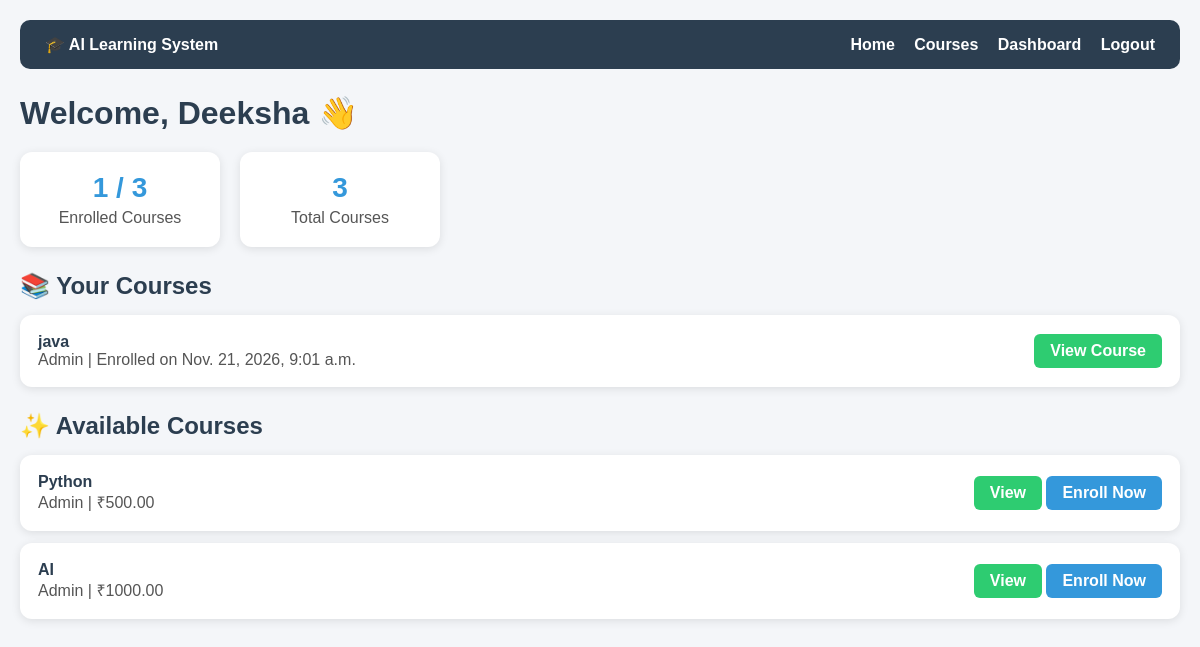
The app's page /dashboard/ (signed in) with its own data.
### learning/models.py (models this page shows, shortened)
class Enrollment(models.Model):
    student = models.ForeignKey(User, on_delete=models.CASCADE, related_name="enrollments", null=True)
    course = models.ForeignKey(Course, on_delete=models.CASCADE, related_name="enrollments", null=True)
    enrolled_at = models.DateTimeField(auto_now_add=True, null=True)
    class Meta:
        unique_together = ('student', 'course')

class Course(models.Model):
    title = models.CharField(max_length=200)
    description = models.TextField()
    instructor = models.CharField(max_length=100, default="Admin")
    price = models.DecimalField(max_digits=8, decimal_places=2, default=0)
    is_published = models.BooleanField(default=True)
    created_at = models.DateTimeField(auto_now_add=True, null=True)

### learning/views.py (the view)
# urls.py: path('dashboard/', views.dashboard_view, name='dashboard'),
@login_required
def dashboard_view(request):
    enrollments = Enrollment.objects.filter(student=request.user)
    enrolled_ids = enrollments.values_list('course__id', flat=True)
    all_courses = Course.objects.filter(is_published=True)
    available_courses = all_courses.exclude(id__in=enrolled_ids)
    return render(request, 'dashboard.html', {
        'enrollments': enrollments,
        'my_courses': [e.course for e in enrollments],
        'available_courses': available_courses,
        'courses': all_courses,
    })

### templates/dashboard.html (shortened to what this page needs)
<!DOCTYPE html>
<html lang="en">
<head>
</head>
<body>
    <div class="navbar">
        <div><b>🎓 AI Learning System</b></div>
        <div>
            <a href="/">Home</a>
            <a href="/courses/">Courses</a>
            <a href="/dashboard/">Dashboard</a>
            <a href="/logout/">Logout</a>
        </div>
    </div>
    <h1>Welcome, {{ request.user.username }} 👋</h1>
    <div class="stats">
        <div class="stat-card">
            <h3>{{ enrollments|length }} / {{ courses|length }}</h3>
            <p>Enrolled Courses</p>
        </div>
        <div class="stat-card">
            <h3>{{ courses|length }}</h3>
            <p>Total Courses</p>
        </div>
    </div>
    <h2>📚 Your Courses</h2>
    {% for e in enrollments %}
    <div class="card">
        <div>
            <b>{{ e.course.title }}</b><br>
            <span>{{ e.course.instructor }} | Enrolled on {{ e.enrolled_at }}</span>
        </div>
        <div>
            <a href="/course/{{ e.course.id }}/" class="btn btn-view">View Course</a>
        </div>
    </div>
    {% empty %}
    <p class="empty">No courses yet. Go to <a href="/courses/">Courses page</a> and Enroll.</p>
    {% endfor %}
    <h2>✨ Available Courses</h2>
    {% for c in available_courses %}
    <div class="card">
        <div>
            <b>{{ c.title }}</b><br>
            <span>{{ c.instructor }} | ₹{{ c.price }}</span>
        </div>
        <div>
            <a href="/course/{{ c.id }}/" class="btn btn-view">View</a>
            <a href="/enroll/{{ c.id }}/" class="btn btn-enroll">Enroll Now</a>
        </div>
    </div>
    {% empty %}
    <p class="empty">You have enrolled in all courses! 🎉</p>
    {% endfor %}
</body>
</html>

### templates/dashboard.html (style rules this page uses)
* { margin: 0; padding: 0; box-sizing: border-box; font-family: Arial, sans-serif; }
body { background: #f4f6f9; padding: 20px; }
.navbar { background: #2c3e50; color: white; padding: 15px 25px; display: flex; justify-content: space-between; align-items: center; border-radius: 10px; margin-bottom: 25px; }
.navbar a { color: white; text-decoration: none; margin-left: 15px; font-weight: bold; }
h1 { color: #2c3e50; margin-bottom: 20px; }
h2 { color: #2c3e50; margin: 25px 0 15px 0; }
.stats { display: flex; gap: 20px; margin-bottom: 10px; flex-wrap: wrap; }
.stat-card { background: white; padding: 20px; border-radius: 12px; box-shadow: 0 2px 10px rgba(0,0,0,0.1); min-width: 200px; text-align: center; }
.stat-card h3 { font-size: 28px; color: #3498db; }
.stat-card p { color: #555; margin-top: 5px; }
.card { background: white; padding: 18px; border-radius: 12px; box-shadow: 0 2px 10px rgba(0,0,0,0.1); margin-bottom: 12px; display: flex; justify-content: space-between; align-items: center; flex-wrap: wrap; gap: 10px; }
.card b { color: #2c3e50; }
.card span { color: #555; }
.btn { display: inline-block; padding: 8px 16px; border-radius: 6px; text-decoration: none; font-weight: bold; color: white; }
.btn-view { background: #2ecc71; }
.btn-enroll { background: #3498db; }

### records on screen
Enrollment: course "java", course.instructor "Admin", enrolled_at "Nov. 21, 2026, 9:01 a.m."
Course: title "Python", instructor "Admin", price "500.00"
Course: title "AI", instructor "Admin", price "1000.00"

### other values on screen
{{ request.user.username }} "Deeksha"
{{ enrollments|length }} "1"
{{ courses|length }} "3"
